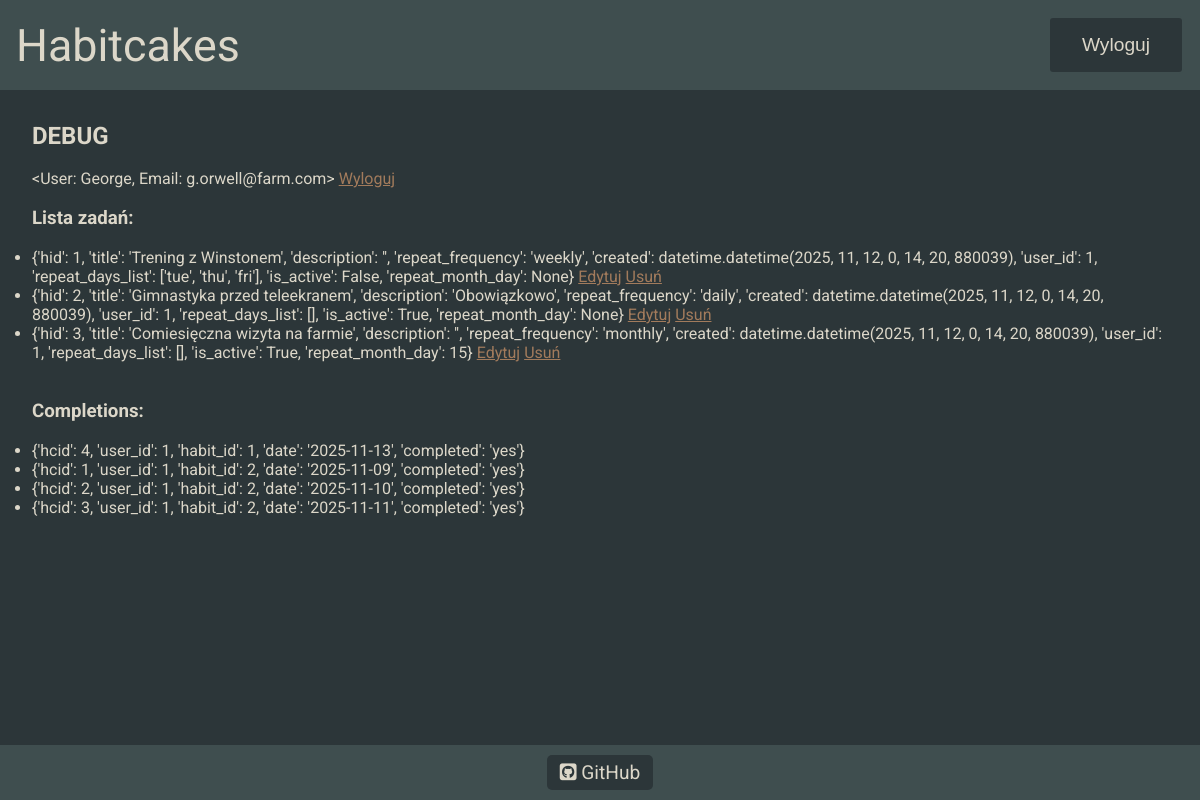
Page /debug (signed in) on the committed database.
### habitcakesapp/blueprints/userbase/models.py (models this page shows, shortened)
class User(db.Model, UserMixin):
    __tablename__ = 'users'
    uid = db.Column(db.Integer, primary_key=True)
    username = db.Column(db.String, nullable=False)
    password = db.Column(db.String, nullable=False)
    email = db.Column(db.String, nullable=False)
    role = db.Column(db.String,default='user', nullable=False)
    habits = db.relationship('Habit', back_populates='user')
    __table_args__ = (
        db.UniqueConstraint('email', name='_email_uc'),
    )
    def __repr__(self):
        return f'<User: {self.username}, Email: {self.email}>'

### habitcakesapp/blueprints/habits/models.py (models this page shows, shortened)
class Habit(db.Model):
    __tablename__ = 'habits'
    hid = db.Column(db.Integer, primary_key=True)
    title = db.Column(db.String, nullable=False)
    description = db.Column(db.String, nullable=True)
    repeat_frequency = db.Column(db.String, nullable=True)
    repeat_day = db.Column(db.String, nullable=True)
    created = db.Column(db.DateTime, default=datetime.now(), nullable=False)
    is_active = db.Column(db.Boolean, default=True, nullable=False)
    repeat_month_day = db.Column(db.Integer,nullable=True)
    user_id = db.Column(db.Integer, db.ForeignKey('users.uid'), nullable=False, index=True)
    user = db.relationship('User', back_populates='habits')
    completions = db.relationship('HabitCompletion', backref='habit', cascade="all, delete-orphan")

### habitcakesapp/blueprints/core/routes.py (the view)
@core.route('/debug')
@login_required
def debug():
    processed_habits = [
        {
            'hid': h.hid,
            'title': h.title,
            'description': h.description,
            'repeat_frequency': h.repeat_frequency,
            'created': h.created,
            'user_id': h.user_id,
            'repeat_days_list': h.repeat_day.split('.') if h.repeat_day else [],
            'is_active': h.is_active,
            'repeat_month_day': h.repeat_month_day
        }
        for h in current_user.habits
    ]
    completions = HabitCompletion.query.filter_by(user_id=current_user.uid).all()
    processed_completions = [
        {
            'hcid': c.hcid,
            'user_id': c.user_id,
            'habit_id': c.habit_id,
            'date': str(c.date),
            'completed': 'yes' if c.completed else 'no'
        }
        for c in completions
    ]
    return render_template('core/debug.html', habits=processed_habits, completions=processed_completions)

### habitcakesapp/blueprints/core/templates/core/debug.html (shortened to what this page needs)
{% extends "base.html" %}
{% block content %}
    <main class="debug">
        <section class="section_padding">
            <h2>DEBUG</h2><br>
            <span>{{ current_user }}</span>
            <a class="debug__link" href="{{ url_for('userbase.logout') }}">  Wyloguj</a><br><br>
            <h3>Lista zadań:</h3><br>
            <ul>
                {% for habit in habits %}
                <li>{{ habit }} <a class="debug__link" href="{{ url_for('habits.edit_habit', habit_id=habit['hid']) }}">Edytuj</a>
                    <a class="debug__link" href="{{ url_for('habits.delete', habit_id=habit['hid']) }}">Usuń</a>
                </li>
                {% endfor %}
            </ul>
            <br><br>
        <h3>Completions:</h3><br>
            <ul>
                {% for c in completions %}
                <li>{{ c }}</li>
                {% endfor %}
            </ul>
        </section>
    </main>
{% endblock %}

### habitcakesapp/templates/base.html (shortened to what this page needs)
<!DOCTYPE html>
<html lang="pl">
<head>
    <link rel="stylesheet" href="{{ url_for('static', filename='styles.css') }}">
</head>
<body>
    <header class="header">
        <div class="header__box wrapper">
            <span class="header__text">Habitcakes</span>
            <a href="{{ url_for('userbase.logout') }}"><button class="header__logout-button">Wyloguj</button></a>
        </div>
    </header>
    {% block content %}{% endblock %}
    <footer class="footer section_padding">
        <div class="footer__box wrapper">
            <a class="footer__link" target="_blank" href="https://github.com/pancake-dave/habitcakes">
                <i class="fa-brands fa-square-github"></i> GitHub
            </a>
        </div>
    </footer>
</body>
</html>

### habitcakesapp/static/styles.css (style rules this page uses)
html { box-sizing: border-box; scroll-behavior: smooth; }
*, *::before, *::after { box-sizing: inherit; margin: 0; padding: 0; }
body { font-family: "Roboto", sans-serif; color: #DCD7C9; background-color: #2C3639; min-height: 100svh; display: flex; flex-direction: column; justify-content: space-between; }
.wrapper { margin: 0 auto; width: 100%; max-width: 1400px; }
.section_padding { padding: 2rem 2rem; }
.debug { margin-bottom: auto; }
.debug__link { color: #A27B5C; }
.header { padding: 1rem; background-color: #3F4E4F; }
.header__box { display: flex; flex-direction: row; align-items: center; justify-content: space-between; }
.header__text { font-size: 2.8rem; }
.header__logout-button { font-size: 1.2rem; padding: 1rem 2rem; border: 2px solid #3F4E4F; border-radius: 5px; background-color: #2C3639; color: #DCD7C9; cursor: pointer; transition: background-color 0.2s, color 0.2s; }
.footer { display: flex; align-items: center; text-align: center; padding: 1rem; background-color: #3F4E4F; }
.footer__link { padding: 0.4rem 0.8rem; border-radius: 5px; background-color: #2C3639; font-size: 1.2rem; text-decoration: none; color: #DCD7C9; transition: color 0.2s, background-color 0.2s; }

### rows in the picture
User: username+email "<User: George, Email: g.orwell@farm.com>"
Habit: habit "{'hid': 1, 'title': 'Trening z Winstonem', 'description': '', 'repeat_frequency': 'weekly', 'created': datetime.datetime(2025, 11, 12, 0, 14, 20, 880039), 'user_id': 1, 'repeat_days_list': ['tue', 'thu', 'fri'], 'is_active': False, 'repeat_month_day': None}"
Habit: habit "{'hid': 2, 'title': 'Gimnastyka przed teleekranem', 'description': 'Obowiązkowo', 'repeat_frequency': 'daily', 'created': datetime.datetime(2025, 11, 12, 0, 14, 20, 880039), 'user_id': 1, 'repeat_days_list': [], 'is_active': True, 'repeat_month_day': None}"
Habit: habit "{'hid': 3, 'title': 'Comiesięczna wizyta na farmie', 'description': '', 'repeat_frequency': 'monthly', 'created': datetime.datetime(2025, 11, 12, 0, 14, 20, 880039), 'user_id': 1, 'repeat_days_list': [], 'is_active': True, 'repeat_month_day': 15}"

### other values in the picture
{{ c }} "{'hcid': 4, 'user_id': 1, 'habit_id': 1, 'date': '2025-11-13', 'completed': 'yes'}" "{'hcid': 1, 'user_id': 1, 'habit_id': 2, 'date': '2025-11-09', 'completed': 'yes'}" "{'hcid': 2, 'user_id': 1, 'habit_id': 2, 'date': '2025-11-10', 'completed': 'yes'}" "{'hcid': 3, 'user_id': 1, 'habit_id': 2, 'date': '2025-11-11', 'completed': 'yes'}"
